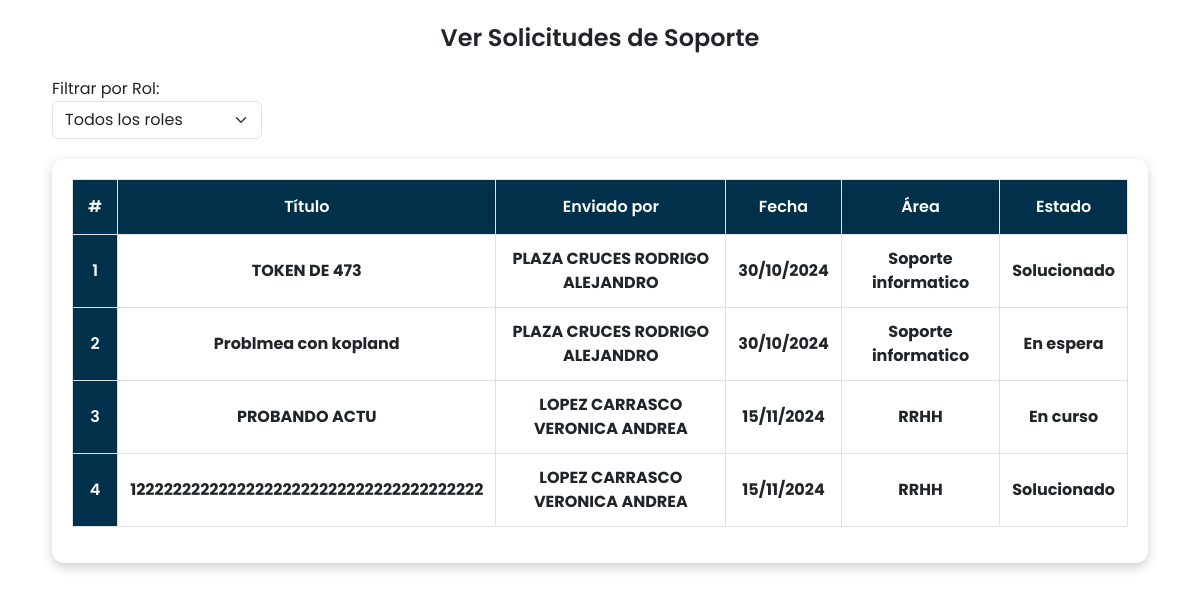
/Aplicacion/prueba.php (signed in), run on an earlier commit of the app's database.
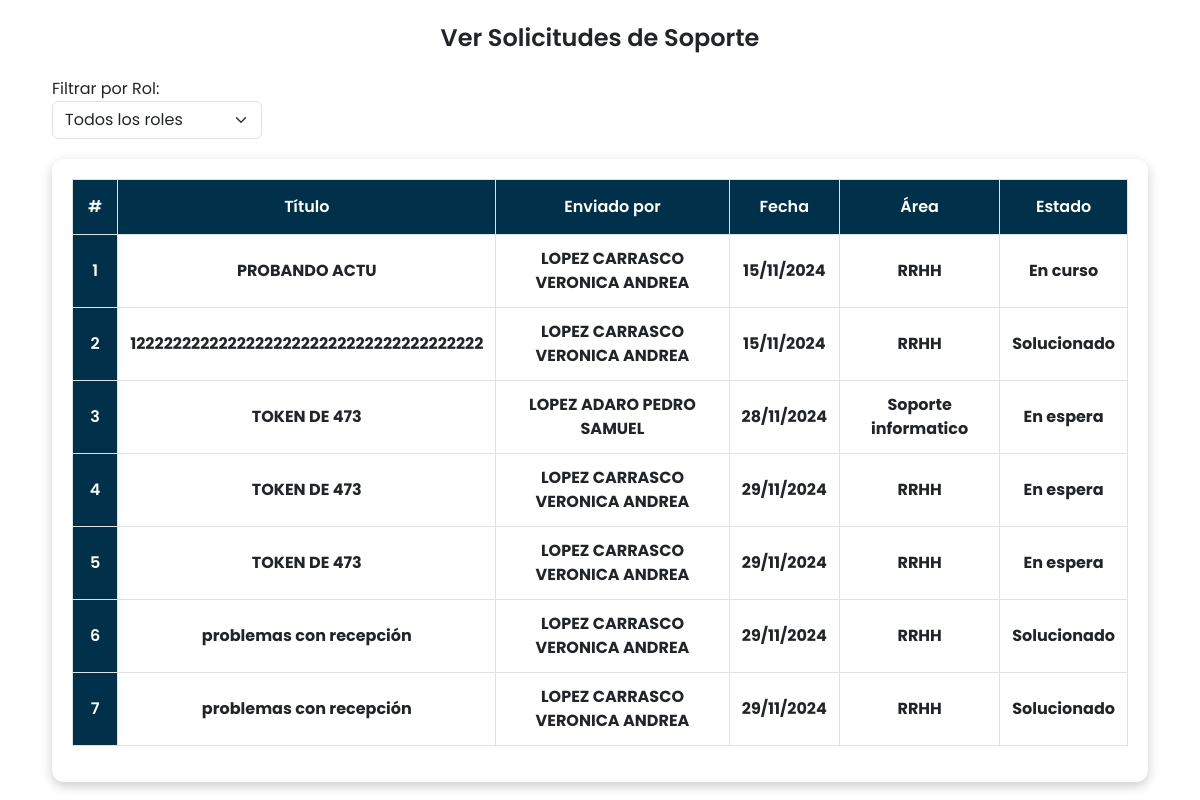
And on a later commit of the database.
### tables this page shows
CREATE TABLE `soportes` (
  `id` int(11) NOT NULL,
  `titulo` varchar(255) NOT NULL,
  `contenido` text DEFAULT NULL,
  `urgencia` enum('442','473') NOT NULL DEFAULT '442',
  `imagen` varchar(255) DEFAULT NULL,
  `fecha_creacion` timestamp NOT NULL DEFAULT current_timestamp(),
  `rut` varchar(13) NOT NULL,
  `rol_id` int(11) NOT NULL,
  `estado` enum('En espera','En curso','Solucionado') DEFAULT 'En espera',
  `fecha_solucionado` timestamp NULL DEFAULT NULL
);

CREATE TABLE `personal` (
  `rut` varchar(13) NOT NULL,
  `nombre` varchar(255) NOT NULL,
  `correo` varchar(255) NOT NULL,
  `imagen` varchar(255) DEFAULT NULL,
  `fecha_nacimiento` date DEFAULT NULL,
  `cargo_id` int(11) NOT NULL,
  `rol_id` int(11) NOT NULL,
  `activo` tinyint(1) DEFAULT 1,
  `admin` tinyint(1) DEFAULT 0
);

CREATE TABLE `roles` (
  `id` int(11) NOT NULL,
  `rol` varchar(255) NOT NULL
);

### Aplicacion/prueba.php (the view, shortened to what this page needs)
<?php
include("conexion.php");
$rol_id_seleccionado = isset($_GET['rol_id']) ? $_GET['rol_id'] : 0;
if ($rol_id_seleccionado == 0) {
    $sql_solicitudes = "SELECT soportes.*, roles.rol, personal.nombre, personal.imagen as profile_photo, soportes.estado
                    FROM soportes
                    JOIN roles ON soportes.rol_id = roles.id
                    JOIN personal ON soportes.rut = personal.rut";
} else {
    $sql_solicitudes = "SELECT soportes.*, roles.rol, personal.nombre, personal.imagen as profile_photo, soportes.estado
                        FROM soportes
                        JOIN roles ON soportes.rol_id = roles.id
                        JOIN personal ON soportes.rut = personal.rut
                        WHERE soportes.rol_id = '$rol_id_seleccionado'";
}
$result_solicitudes = $conn->query($sql_solicitudes);
?>
<!DOCTYPE html>
<html lang="es">
<head>
    <link href="https://cdn.jsdelivr.net/npm/bootstrap@5.3.0-alpha3/dist/css/bootstrap.min.css" rel="stylesheet">
    <link href="https://cdn.lineicons.com/4.0/lineicons.css" rel="stylesheet" />
    <link href="style.css" rel="stylesheet">
</head>
<body>
<div class="container">
    <h1 class="text-center my-4">Ver Solicitudes de Soporte</h1>
    <div class="filter-container">
        <form method="GET" action="">
            <label for="rol_id">Filtrar por Rol:</label>
            <select name="rol_id" id="rol_id" class="form-select" onchange="this.form.submit()">
                <option value="0">Todos los roles</option>
            </select>
        </form>
    </div>
    <div class="table-container">
        <table class="table table-bordered table-hover">
            <thead>
                <tr>
                    <th scope="col">#</th>
                    <th scope="col">Título</th>
                    <th scope="col">Enviado por</th>
                    <th scope="col">Fecha</th>
                    <th scope="col">Área</th>
                    <th scope="col">Estado</th>
                </tr>
            </thead>
            <tbody>
    <?php if ($result_solicitudes->num_rows > 0) {
        $index = 1;
        while($soporte = $result_solicitudes->fetch_assoc()) { ?>
        <tr onclick="toggleDetail('<?php echo $soporte['titulo']; ?>', '<?php echo $soporte['contenido']; ?>', '<?php echo $soporte['estado']; ?>', '<?php echo !empty($soporte['imagen']) ? $soporte['imagen'] : 'Images/noimagen.jpg'; ?>', '<?php echo $soporte['id']; ?>','')">
            <th scope="row"><?php echo $index++; ?></th>
            <td><?php echo $soporte['titulo']; ?></td>
            <td><?php echo $soporte['nombre']; ?></td>
            <td><?php echo date('d/m/Y', strtotime($soporte['fecha_creacion'])); ?></td>
            <td><?php echo $soporte['rol']; ?></td>
            <td><?php echo $soporte['estado']; ?></td>
        </tr>
    <?php } } else { ?>
        <tr>
            <td colspan="7" class="text-center">No se encontraron solicitudes de soporte.</td>
        </tr>
    <?php } ?>
</tbody>
        </table>
    </div>
</div>
</body>
</html>

What changed in the data, as far as the page shows it:
removed soportes: titulo "TOKEN DE 473", rut.nombre "PLAZA CRUCES RODRIGO ALEJANDRO", fecha_creacion "30/10/2024", rol.rol "Soporte informatico", estado "Solucionado"
removed soportes: titulo "Problmea con kopland", rut.nombre "PLAZA CRUCES RODRIGO ALEJANDRO", fecha_creacion "30/10/2024", rol.rol "Soporte informatico", estado "En espera"
added soportes: titulo "TOKEN DE 473", rut.nombre "LOPEZ ADARO PEDRO SAMUEL", fecha_creacion "28/11/2024", rol.rol "Soporte informatico", estado "En espera"
added soportes: titulo "TOKEN DE 473", rut.nombre "LOPEZ CARRASCO VERONICA ANDREA", fecha_creacion "29/11/2024", rol.rol "RRHH", estado "En espera"
added soportes: titulo "TOKEN DE 473", rut.nombre "LOPEZ CARRASCO VERONICA ANDREA", fecha_creacion "29/11/2024", rol.rol "RRHH", estado "En espera"
added soportes: titulo "problemas con recepción", rut.nombre "LOPEZ CARRASCO VERONICA ANDREA", fecha_creacion "29/11/2024", rol.rol "RRHH", estado "Solucionado"
added soportes: titulo "problemas con recepción", rut.nombre "LOPEZ CARRASCO VERONICA ANDREA", fecha_creacion "29/11/2024", rol.rol "RRHH", estado "Solucionado"
